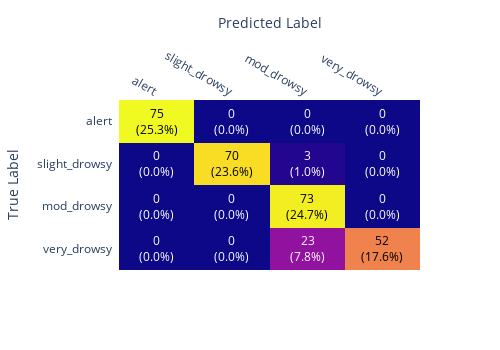

Source (notebook cell):
### Code cell
# Construct a visualization for the confusion matrix
z_test = confusion_matrix(test_true,test_pred)

# reformat the matrix
z_test[[0,1,2,3],:] = z_test[[3,2,1,0],:]

x = ['alert','slight_drowsy','mod_drowsy','very_drowsy']
y = ['very_drowsy','mod_drowsy', 'slight_drowsy', 'alert']

def format_text(z):
    """
    This function receives the confusion matrix values and formats the text
    to display in the matrix with the value and percentage of total data.
    """
    return f'{z}<br>({z / np.sum(z_test) * 100:.1f}%)'

z_text = np.vectorize(format_text)(z_test)

heatmap = ff.create_annotated_heatmap(z_test, x=x, y=y, annotation_text=z_text, colorscale='plasma')
heatmap.update_layout(height=350,width=500,
                      xaxis_title="Predicted Label",yaxis_title="True Label")
heatmap.show()

### Figure 1 — Plotly figure (JSON) as saved in the notebook; plotly's stock layout.template omitted (floating-point values rounded to 4 significant figures)
{"data": [{"colorscale": [[0, "#0d0887"], [0.1111, "#46039f"], [0.2222, "#7201a8"], [0.3333, "#9c179e"], [0.4444, "#bd3786"], [0.5556, "#d8576b"], [0.6667, "#ed7953"], [0.7778, "#fb9f3a"], [0.8889, "#fdca26"], [1, "#f0f921"]], "reversescale": false, "showscale": false, "type": "heatmap", "x": ["alert", "slight_drowsy", "mod_drowsy", "very_drowsy"], "y": ["very_drowsy", "mod_drowsy", "slight_drowsy", "alert"], "z": [[0, 0, 23, 52], [0, 0, 73, 0], [0, 70, 3, 0], [75, 0, 0, 0]]}], "layout": {"annotations": [{"font": {"color": "#FFFFFF"}, "showarrow": false, "text": "0<br>(0.0%)", "x": "alert", "xref": "x", "y": "very_drowsy", "yref": "y"}, {"font": {"color": "#FFFFFF"}, "showarrow": false, "text": "0<br>(0.0%)", "x": "slight_drowsy", "xref": "x", "y": "very_drowsy", "yref": "y"}, {"font": {"color": "#FFFFFF"}, "showarrow": false, "text": "23<br>(7.8%)", "x": "mod_drowsy", "xref": "x", "y": "very_drowsy", "yref": "y"}, {"font": {"color": "#000000"}, "showarrow": false, "text": "52<br>(17.6%)", "x": "very_drowsy", "xref": "x", "y": "very_drowsy", "yref": "y"}, {"font": {"color": "#FFFFFF"}, "showarrow": false, "text": "0<br>(0.0%)", "x": "alert", "xref": "x", "y": "mod_drowsy", "yref": "y"}, {"font": {"color": "#FFFFFF"}, "showarrow": false, "text": "0<br>(0.0%)", "x": "slight_drowsy", "xref": "x", "y": "mod_drowsy", "yref": "y"}, {"font": {"color": "#000000"}, "showarrow": false, "text": "73<br>(24.7%)", "x": "mod_drowsy", "xref": "x", "y": "mod_drowsy", "yref": "y"}, {"font": {"color": "#FFFFFF"}, "showarrow": false, "text": "0<br>(0.0%)", "x": "very_drowsy", "xref": "x", "y": "mod_drowsy", "yref": "y"}, {"font": {"color": "#FFFFFF"}, "showarrow": false, "text": "0<br>(0.0%)", "x": "alert", "xref": "x", "y": "slight_drowsy", "yref": "y"}, {"font": {"color": "#000000"}, "showarrow": false, "text": "70<br>(23.6%)", "x": "slight_drowsy", "xref": "x", "y": "slight_drowsy", "yref": "y"}, {"font": {"color": "#FFFFFF"}, "showarrow": false, "text": "3<br>(1.0%)", "x": "mod_drowsy", "xref": "x", "y": "slight_drowsy", "yref": "y"}, {"font": {"color": "#FFFFFF"}, "showarrow": false, "text": "0<br>(0.0%)", "x": "very_drowsy", "xref": "x", "y": "slight_drowsy", "yref": "y"}, {"font": {"color": "#000000"}, "showarrow": false, "text": "75<br>(25.3%)", "x": "alert", "xref": "x", "y": "alert", "yref": "y"}, {"font": {"color": "#FFFFFF"}, "showarrow": false, "text": "0<br>(0.0%)", "x": "slight_drowsy", "xref": "x", "y": "alert", "yref": "y"}, {"font": {"color": "#FFFFFF"}, "showarrow": false, "text": "0<br>(0.0%)", "x": "mod_drowsy", "xref": "x", "y": "alert", "yref": "y"}, {"font": {"color": "#FFFFFF"}, "showarrow": false, "text": "0<br>(0.0%)", "x": "very_drowsy", "xref": "x", "y": "alert", "yref": "y"}], "height": 350, "width": 500, "xaxis": {"dtick": 1, "gridcolor": "rgb(0, 0, 0)", "side": "top", "ticks": "", "title": {"text": "Predicted Label"}}, "yaxis": {"dtick": 1, "ticks": "", "ticksuffix": "  ", "title": {"text": "True Label"}}}}
